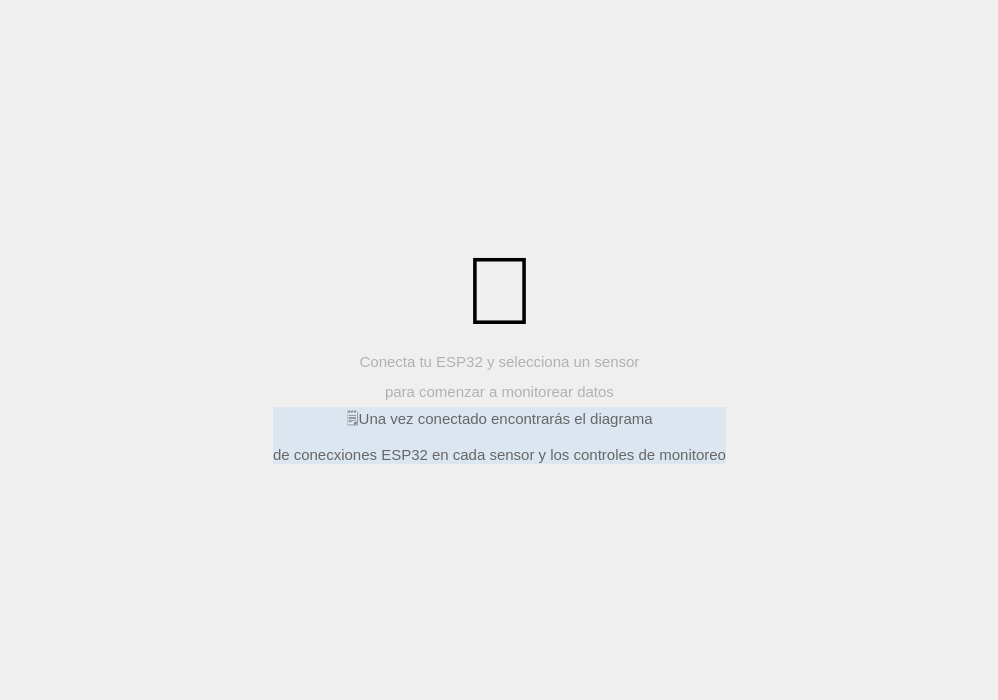
        <widget class="QWidget" name="SensorUI" native="true">
         <property name="minimumSize">
          <size>
           <width>700</width>
           <height>700</height>
          </size>
         </property>
         <property name="maximumSize">
          <size>
           <width>999999</width>
           <height>16777215</height>
          </size>
         </property>
         <property name="styleSheet">
          <string notr="true">QGroupBox {
    color: rgb(102, 102, 102) ;
    border: 2px solid rgb(177, 177, 177) ;
    border-radius: 5px;
    margin-top: 15px; /* espacio para el título */
    font: bold 14px;
}
QGroupBox::title {
    subcontrol-origin: margin;
    subcontrol-position: top left ;
    left: 20px;
    background-color: rgba(255, 255, 255, 255);
	padding: 2px;

    border-radius: 5px;
}</string>
         </property>
         <layout class="QVBoxLayout" name="verticalLayout_4">
          <item>
           <widget class="QWidget" name="Welcome" native="true">
            <layout class="QGridLayout" name="gridLayout_4">
             <item row="3" column="1">
              <widget class="QLabel" name="label_2">
               <property name="text">
                <string>&lt;html&gt;&lt;head/&gt;&lt;body&gt;&lt;p align=&quot;center&quot;&gt;&lt;span style=&quot; font-size:11pt; color:#b1b1b1;&quot;&gt;Conecta tu ESP32 y selecciona un sensor&lt;/span&gt;&lt;/p&gt;&lt;p align=&quot;center&quot;&gt;&lt;span style=&quot; font-size:11pt; color:#b1b1b1;&quot;&gt;para comenzar a monitorear datos&lt;/span&gt;&lt;/p&gt;&lt;/body&gt;&lt;/html&gt;</string>
               </property>
              </widget>
             </item>
             <item row="2" column="1">
              <widget class="QLabel" name="label">
               <property name="text">
                <string>&lt;html&gt;&lt;head/&gt;&lt;body&gt;&lt;p align=&quot;center&quot;&gt;&lt;span style=&quot; font-size:72pt;&quot;&gt;🔧&lt;/span&gt;&lt;/p&gt;&lt;/body&gt;&lt;/html&gt;</string>
               </property>
              </widget>
             </item>
             <item row="5" column="1">
              <spacer name="verticalSpacer">
               <property name="orientation">
                <enum>Qt::Orientation::Vertical</enum>
               </property>
               <property name="sizeHint" stdset="0">
                <size>
                 <width>20</width>
                 <height>43</height>
                </size>
               </property>
              </spacer>
             </item>
             <item row="2" column="2" rowspan="2">
              <spacer name="horizontalSpacer">
               <property name="orientation">
                <enum>Qt::Orientation::Horizontal</enum>
               </property>
               <property name="sizeHint" stdset="0">
                <size>
                 <width>252</width>
                 <height>20</height>
                </size>
               </property>
              </spacer>
             </item>
             <item row="2" column="0" rowspan="2">
              <spacer name="horizontalSpacer_2">
               <property name="orientation">
                <enum>Qt::Orientation::Horizontal</enum>
               </property>
               <property name="sizeHint" stdset="0">
                <size>
                 <width>253</width>
                 <height>20</height>
                </size>
               </property>
              </spacer>
             </item>
             <item row="4" column="1">
              <widget class="QLabel" name="label_3">
               <property name="styleSheet">
                <string notr="true">border-color: rgba(0, 170, 255, 50);
background-color: rgba(0, 123, 255, 20);</string>
               </property>
               <property name="text">
                <string>&lt;html&gt;&lt;head/&gt;&lt;body&gt;&lt;p align=&quot;center&quot;&gt;&lt;span style=&quot; font-size:11pt; color:#666666;&quot;&gt;🗒️Una vez conectado encontrarás el diagrama&lt;/span&gt;&lt;/p&gt;&lt;p align=&quot;center&quot;&gt;&lt;span style=&quot; font-size:11pt; color:#666666;&quot;&gt;de conecxiones ESP32 en cada sensor y los controles de monitoreo&lt;/span&gt;&lt;/p&gt;&lt;/body&gt;&lt;/html&gt;</string>
               </property>
              </widget>
             </item>
             <item row="1" column="1">
              <spacer name="verticalSpacer_2">
               <property name="orientation">
                <enum>Qt::Orientation::Vertical</enum>
               </property>
               <property name="sizeHint" stdset="0">
                <size>
                 <width>20</width>
                 <height>25</height>
                </size>
               </property>
              </spacer>
             </item>
            </layout>
           </widget>
          </item>
         </layout>
        </widget>
